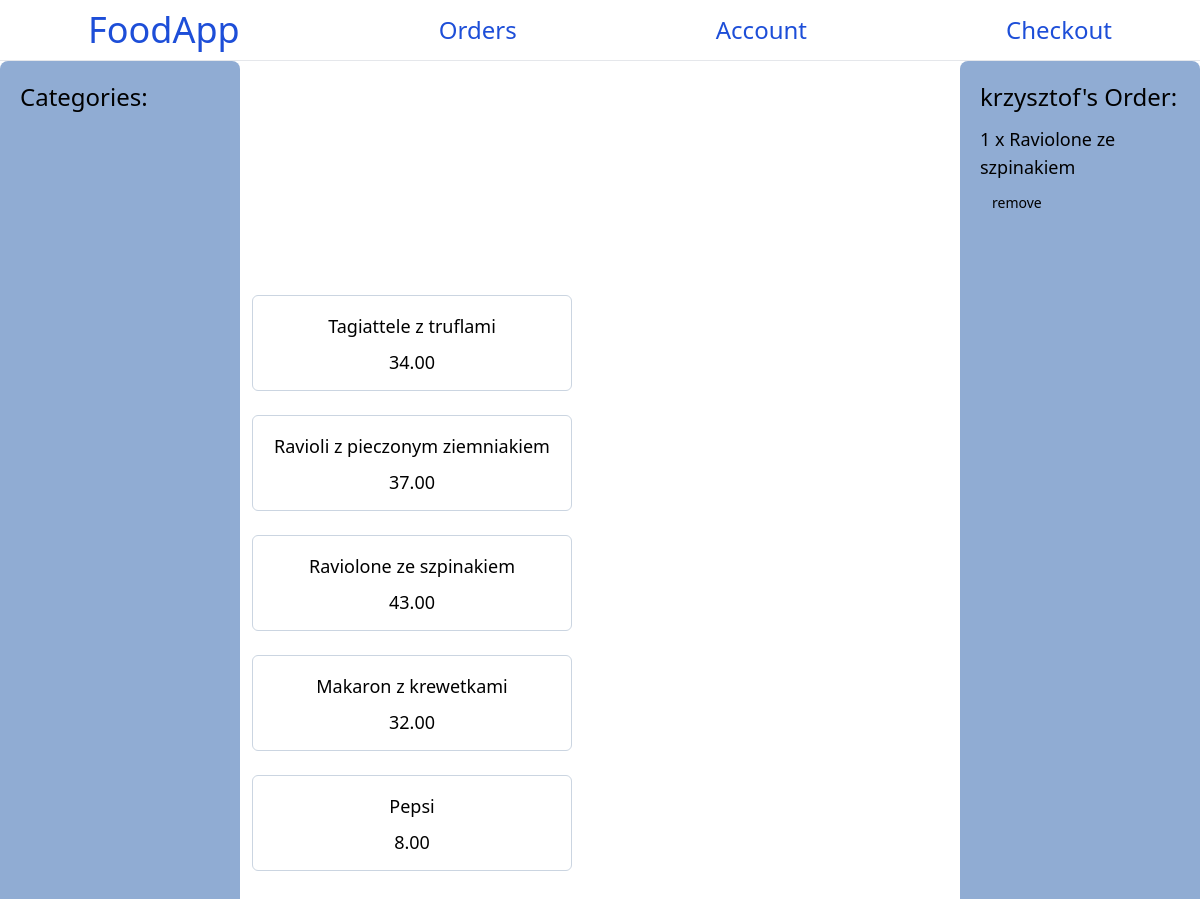
The page /restaurant/3 on the database its author committed.
### base/models.py (models this page shows, shortened)
class Item(models.Model):
    place = models.ForeignKey(Restaurant, on_delete=models.SET_NULL, null=True)
    name = models.CharField(max_length=50)
    price = models.DecimalField(max_digits=10,decimal_places=2)
    type = models.CharField(
        max_length=32,
        choices=TYPES_OF_ITEMS,
        default='food',
    )

class Order(models.Model):
    user = models.ForeignKey(User,on_delete=models.SET_NULL,null=True)
    items = models.ManyToManyField(OrderItem)
    combined_price = models.DecimalField(max_digits=10,decimal_places=2)
    delivery_price = models.DecimalField(max_digits=10,decimal_places=2)
    street = models.TextField(max_length=100)
    city = models.TextField(max_length=100)

class OrderItem(models.Model):
    items = models.ForeignKey(Item,on_delete=models.SET_NULL,null=True)
    quanity_for_order = models.DecimalField(max_digits=2,decimal_places=0)
    def __str__(self):
        return self.items.name

### base/views.py (the view, shortened to what this page needs)
# urls.py: path('restaurant/<str:pk>',views.restaurant,name='restaurant'),
def restaurant(request,pk):
    item_list = Item.objects.filter(place__id=pk)
    order = Order.objects.filter(user__username="krzysztof")[0]
    context = {'items': item_list,'order_items':order.items.all(),'order':order}
    return render(request,'base/restaurant.html',context)

### base/templates/base/restaurant.html (shortened to what this page needs)
{% extends 'main.html' %}
{% block content %}
<div class="items-center">
<div class="grid grid-cols-5 w-auto h-full">
<div class="col-span-1 bg-[#90acd3] h-screen p-5 rounded-lg">
    <h1 class="text-2xl">Categories:</h1>
</div>
<div class="col-span-3 content-center">
    {% for item in items %}
    <form method="post">
    <button name="add-to-order" value="{{item.id}}">
        <div class="border border-slate-300 m-3 p-4 w-80 h-24 rounded-md text-lg hover:border-slate-500">
            <h2 class="pb-2">{{ item.name }}
            <h2 class="pb-3">{{ item.price }}</h2>
        </div>
    </button>
    </form>
    {% endfor %}
</div>
<div class="col-span-1 content-baseline bg-[#90acd3] bg-opacity-78 p-5 h-screen rounded-lg">
    <div>
        <h1 class="text-2xl pb-3">{{ order.user.username }}'s Order:</h1>
        <ul>
        <form method="post">
        {% for item in order_items %}
            <li class="text-lg">
                {% if item.quanity_for_order > 0 %}
                {{ item.quanity_for_order }} x
                {% endif %}
                {{ item }}
            </li>
            <button class="p-3 text-sm" name="remove-from-order" value="{{item.id}}">remove</button>
        {% endfor %}
        </form>
        </ul class="">
    </div>
</div>
</div>
</div>
{% endblock content %}

### templates/main.html (shortened to what this page needs)
<!DOCTYPE html>
<html lang="en">
<head>
    <script src="https://cdn.tailwindcss.com"></script>
</head>
<body>
    {% include 'navbar.html' %}
<hr>
<div class="">
    {% block content %}
    {% endblock %}
</div>
</body>
</html>

### templates/navbar.html
<nav class="bg-white border-gray-200 px-2 sm:px-4 py-2.5 rounded dark:bg-white-900">
<div class="text-2xl container flex flex-wrap justify-between items-center mx-auto">
<a class="nblock text-4xl py-2 pr-2 pl-3 text-black bg-white-700 rounded md:bg-transparent md:text-blue-700 md:p-0 white:text-black" href="{% url 'home' %}">FoodApp</a>
<a class="nblock py-2 pr-4 pl-3 text-black bg-white-700 rounded md:bg-transparent md:text-blue-700 md:p-0 white:text-black"  href="{% url 'orders' %}">Orders</a>
<a class="nblock py-2 pr-4 pl-3 text-black bg-white-700 rounded md:bg-transparent md:text-blue-700 md:p-0 white:text-black"  href="{% url 'account' %}">Account</a>
<a class="nblock py-2 pr-4 pl-3 text-black bg-white-700 rounded md:bg-transparent md:text-blue-700 md:p-0 white:text-black"  href="{% url 'checkout' %}">Checkout</a>
</div>
</nav>

### rows shown on the page
Item: {{ item.id }} 3 (drawn), name "Tagiattele z truflami", price "34.00"
Item: {{ item.id }} 4 (drawn), name "Ravioli z pieczonym ziemniakiem", price "37.00"
Item: {{ item.id }} 5 (drawn), name "Raviolone ze szpinakiem", price "43.00"
Item: {{ item.id }} 6 (drawn), name "Makaron z krewetkami", price "32.00"
Item: {{ item.id }} 7 (drawn), name "Pepsi", price "8.00"
Order: user.username "krzysztof"
OrderItem: quanity_for_order "1", items.name "Raviolone ze szpinakiem", {{ item.id }} 5 (drawn)
